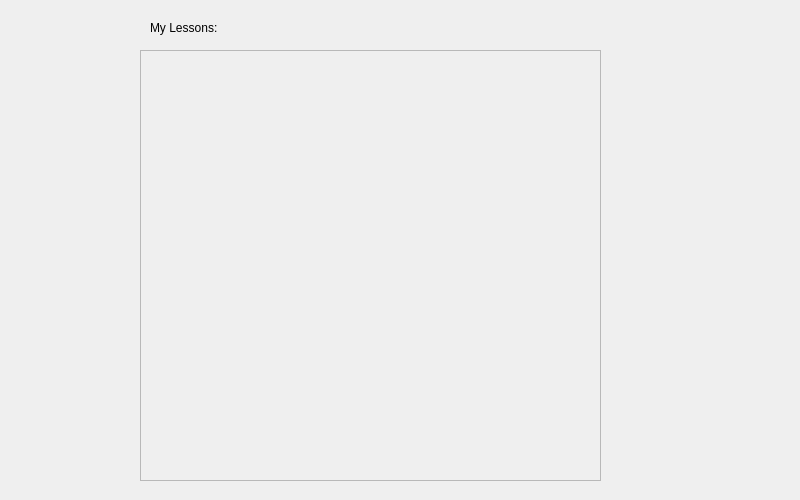
<?xml version="1.0" encoding="UTF-8"?>
<ui version="4.0">
 <class>LessonList</class>
 <widget class="QWidget" name="LessonList">
  <property name="geometry">
   <rect>
    <x>0</x>
    <y>0</y>
    <width>800</width>
    <height>500</height>
   </rect>
  </property>
  <property name="windowTitle">
   <string>Form</string>
  </property>
  <widget class="QScrollArea" name="scrollArea">
   <property name="geometry">
    <rect>
     <x>140</x>
     <y>50</y>
     <width>461</width>
     <height>431</height>
    </rect>
   </property>
   <property name="widgetResizable">
    <bool>true</bool>
   </property>
   <widget class="QWidget" name="scrollAreaWidgetContents">
    <property name="geometry">
     <rect>
      <x>0</x>
      <y>0</y>
      <width>459</width>
      <height>429</height>
     </rect>
    </property>
   </widget>
  </widget>
  <widget class="QLabel" name="label">
   <property name="geometry">
    <rect>
     <x>150</x>
     <y>20</y>
     <width>101</width>
     <height>16</height>
    </rect>
   </property>
   <property name="text">
    <string>My Lessons:</string>
   </property>
  </widget>
 </widget>
 <resources/>
 <connections/>
</ui>
